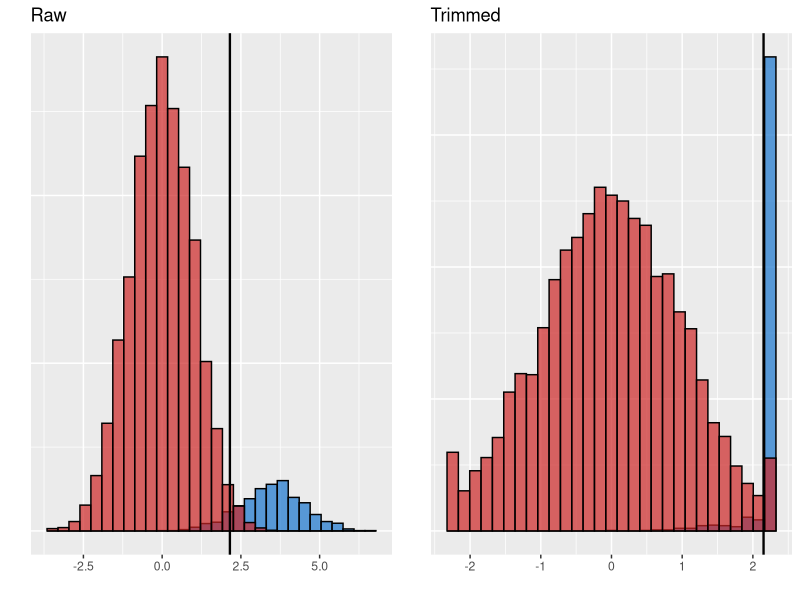

The R source for this figure:
library(ggplot2)
library(cowplot)
library(magrittr)

# s plot
make_s_plot <- function(x) {
  B <- length(x)
  x_null_order <- sort(x)
  x1 <- -x_null_order[seq(1, B/2)]
  x2 <- x_null_order[seq(B, B/2 + 1)]
  s_plot <- ggplot(data = data.frame(x1 = x1, x2 = x2) %>% dplyr::filter(x1 >= 0, x2 >= 0), mapping = aes(x = x1, y = x2)) + geom_point(size = 1.8, alpha = 0.5) +
    geom_abline(slope = 1, intercept = 0, col = "red") + theme_bw() + xlab("Lower half quantile") + ylab("Upper half quantile") + ggtitle("S-plot")
  return(s_plot)
}

# BC method
get_bc_thresh <- function(x, q = alpha) {
  unique_x <- sort(unique(abs(x)))
  fdp_hat <- sapply(X = unique_x, FUN = function(thresh) {
    (1 + sum(x <= -thresh))/max(1, sum(x >= thresh))
  })
  compare <- fdp_hat <= q
  if (!any(compare)) Inf else min(unique_x[which(compare)])
}

set.seed(4)
# get data; trim
trim_vector <- function(x, trim_pnt) {
  x[x <= -trim_pnt] <- -trim_pnt
  x[x >= trim_pnt] <- trim_pnt
  return(x)
}
n_null <- 10000
n_alt <- 1000
x_null <- rnorm(n = n_null, mean = 0, sd = 1)
x_alt <- rnorm(n = n_alt, mean = 3.5, sd = 1)
trim_pnt <- -qnorm(0.01)
x_null_trimmed <- trim_vector(x_null, trim_pnt = trim_pnt)
x_alt_trimmed <- trim_vector(x_alt, trim_pnt = trim_pnt)

# run BC
alpha <- 0.15
bc_thresh_raw <- get_bc_thresh(c(x_null, x_alt), alpha)
bc_thresh_trim <- get_bc_thresh(c(x_null_trimmed, x_alt_trimmed), alpha)

# get the false discovery proportion and nondiscovery proportion of each method
get_fdp_ndp <- function(x_null, x_alt, bc_thresh) {
  n_discoveries <- sum(x_null >= bc_thresh) + sum(x_alt >= bc_thresh)
  n_false_discoveries <- sum(x_null >= bc_thresh)
  n_alternatives_retained <- sum(x_alt < bc_thresh)
  n_alternatives <- length(x_alt)
  emp_fdp <- n_false_discoveries/max(n_discoveries, 1)
  emp_ndp <- n_alternatives_retained/n_alternatives
  return(c(emp_fdp = emp_fdp, emp_ndp = emp_ndp))
}
get_fdp_ndp(x_null, x_alt, bc_thresh_raw)
get_fdp_ndp(x_null_trimmed, x_alt_trimmed, bc_thresh_trim)

# plot
orig_df <- data.frame(x = c(x_null, x_alt), Distribution = c(rep("Null", n_null), rep("Alternative", n_alt)))
trimmed_df <- data.frame(x = c(x_null_trimmed, x_alt_trimmed), Distribution = c(rep("Null", n_null), rep("Alternative", n_alt)))
my_col <- c("dodgerblue3", "firebrick3")
p_orig <- ggplot(data = orig_df, mapping = aes(x = x, fill = Distribution)) + geom_histogram(bins = 30, alpha = 0.7, position = "identity", col = "black") + scale_fill_manual(values = my_col) + theme(legend.position = c(0.8, 0.8)) + xlab("") + geom_vline(xintercept = bc_thresh_trim, lwd = .8) + ggtitle("Raw") + theme(legend.position = "none", axis.text.y = element_blank(), axis.ticks.y = element_blank()) + ylab("")
p_trim <- ggplot(data = trimmed_df, mapping = aes(x = x, fill = Distribution)) + geom_histogram(bins = 30, alpha = 0.7, position = "identity", col = "black") + scale_fill_manual(values = my_col) + xlab("") + geom_vline(xintercept = bc_thresh_trim, lwd = 0.8) + theme(legend.position = "none", axis.text.y = element_blank(), axis.ticks.y = element_blank()) + ggtitle("Trimmed") + ylab("")

p_out <- plot_grid(p_orig, p_trim, nrow = 1)
ggsave(filename = "/Users/timbarry/research_code/proposal/figs/binned_bc.png", width = 6, height = 3, scale = 1)

# important fact: the empirical FDP and NDP are the same for both the raw and trimmed data when the trimmed threshold is finite.

# Finally, run BH on the same data and check results
p_null <- pnorm(x_null, lower.tail = FALSE)
p_alt <- pnorm(x_alt, lower.tail = FALSE)
rejections <- p.adjust(p = c(p_null, p_alt), method = "BH") <= alpha
rejected_null <- rejections[1:length(p_null)]
rejected_alt <- rejections[(length(p_null) + 1):length(rejections)]
n_rejections <- sum(rejected_null) + sum(rejected_alt)
bh_emp_fdp <- sum(rejected_null)/n_rejections
bh_emp_ndp <- sum(!rejected_alt)/length(rejected_alt)

# The empirical FDP and NDP are similar to that of the BC method!
bh_emp_fdp
bh_emp_ndp


# Basically: the power of BC is similar to that of BH, despite the fact that is makes fewer assumptions.
# We can futher robustify BC without losing power by binning the tails; the requirement is that trim point such that we can obtain a finite BC threshold. In this case, our discovery set is 0.
# We call this procedure "binned BC." Binned BC is more robust than BC, but the probability of an infinite BC threshold (i.e., R = 0) is greater.
# BH, BC, and binned BC are all solid methods. Recommendation:
# - Use BH is neg controls are calibrated.
# - If negative controls are not calibrated but symmetric (as assessed by an s-plot), use BC.
# - If negative controls are not symmetric, try a symmetry-preserving transformation and then run BC (a special case is "binned BC").
# Questions
# - An intermediate version of the above? For example, shrink everything down by an exponential factor (or something)?
# - a two-tailed BC procedure? A simple idea: compute a p-value, and then center the p-value at 0.
# - confidence intervals or bands for s-plots?
